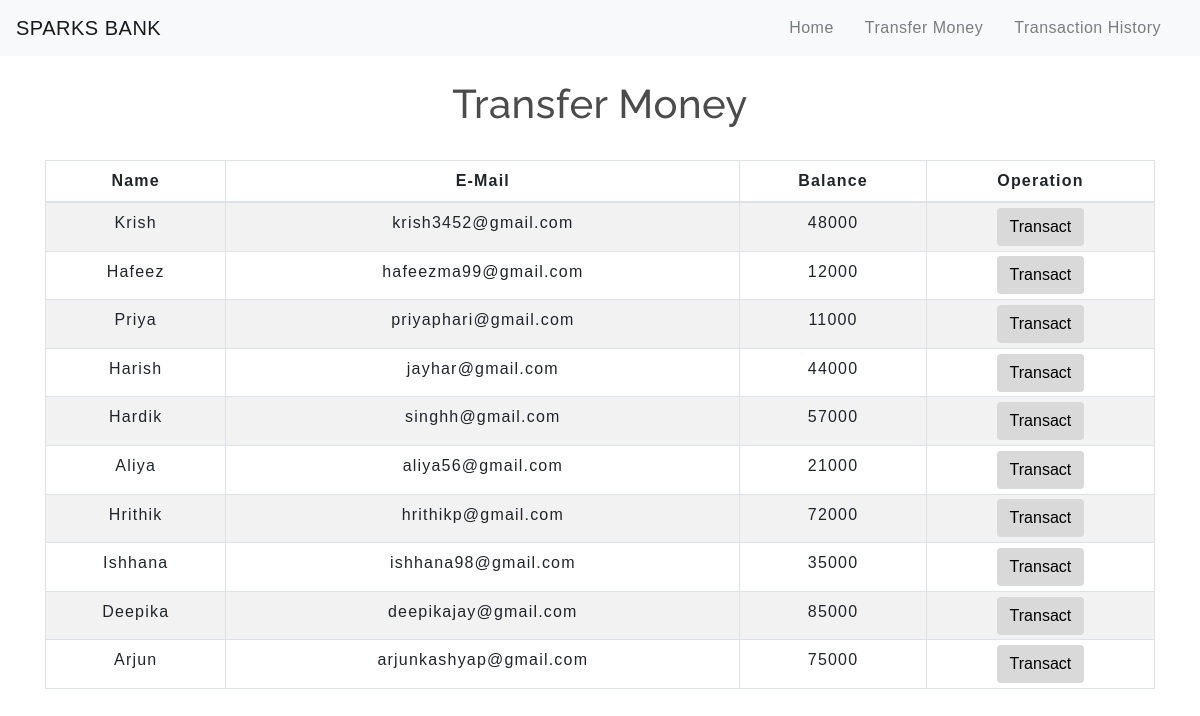
The app's page /transfermoney.php with its own data.
### tables this page shows
CREATE TABLE `users` (
  `id` int(3) NOT NULL,
  `name` text NOT NULL,
  `email` varchar(30) NOT NULL,
  `balance` int(10) NOT NULL
);

### transfermoney.php (the view, shortened to what this page needs)
<!DOCTYPE html>
<html lang="en">
<head>
    <link rel="stylesheet" href="https://maxcdn.bootstrapcdn.com/bootstrap/4.0.0/css/bootstrap.min.css">
    <link rel="stylesheet" type="text/css" href="css/table.css">
    <link rel="stylesheet" type="text/css" href="css/navbar.css">
</head>
<body>
<?php
    include 'config.php';
    $sql = "SELECT * FROM users";
    $result = mysqli_query($conn,$sql);
?>
<?php
  include 'navbar.php';
?>
<div class="container">
        <h2 class="text-center pt-4">Transfer Money</h2>
        <br>
            <div class="row">
                <div class="col">
                    <div class="table-responsive-sm">
                    <table class="table table-hover table-sm table-striped table-condensed table-bordered">
                        <thead>
                            <tr>
                            <th scope="col" class="text-center py-2">Name</th>
                            <th scope="col" class="text-center py-2">E-Mail</th>
                            <th scope="col" class="text-center py-2">Balance</th>
                            <th scope="col" class="text-center py-2">Operation</th>
                            </tr>
                        </thead>
                        <tbody>
                <?php
                    while($rows=mysqli_fetch_assoc($result)){
                ?>
                    <tr>
                        <td class="py-2"><?php echo $rows['name']?></td>
                        <td class="py-2"><?php echo $rows['email']?></td>
                        <td class="py-2"><?php echo $rows['balance']?></td>
                        <td><a href="selecteduserdetail.php?id= <?php echo $rows['id'] ;?>"> <button type="button" class="btn">Transact</button></a></td>
                    </tr>
                <?php
                    }
                ?>
                        </tbody>
                    </table>
                    </div>
                </div>
            </div>
         </div>
</body>
</html>

### navbar.php (shortened to what this page needs)
<nav class="navbar navbar-expand-md navbar-light bg-light">
<a class="navbar-brand" href="index.php">SPARKS BANK</a>
<div class="collapse navbar-collapse" id="collapsibleNavbar">
      <ul class="navbar-nav ml-auto">
        <li class="nav-item">
          <a class="nav-link" href="index.php">Home</a>
        </li>
        <li class="nav-item">
          <a class="nav-link" href="transfermoney.php">Transfer Money</a>
        </li>
        <li class="nav-item">
          <a class="nav-link" href="transactionhistory.php">Transaction History</a>
        </li>
    </div>
 </nav>

### css/table.css (style rules this page uses)
* { padding: 0; margin: 0; box-sizing: border-box; font-family: sans-serif; }
h2 { font-size: 40px; }
table { letter-spacing: 1.2px; }
td { text-align: center; }
button { border:none; background: #d9d9d9; transition: 1s; }

### css/navbar.css (style rules this page uses)
.nav-link { margin-right: 15px; color:#2F363F; letter-spacing: 0.5px; transition: 0.5s; }
.navbar-brand { color: #4C4B4B; letter-spacing: 0.5px; }
h2 { color: #4C4B4B; letter-spacing: 0.5px; font-family: raleway; }

### transfermoney.php (style rules this page uses)
button { transition: 1.5s; }

### records on screen
users: name "Krish", email "krish3452@gmail.com", balance "48000"
users: name "Hafeez", email "hafeezma99@gmail.com", balance "12000"
users: name "Priya", email "priyaphari@gmail.com", balance "11000"
users: name "Harish", email "jayhar@gmail.com", balance "44000"
users: name "Hardik", email "singhh@gmail.com", balance "57000"
users: name "Aliya", email "aliya56@gmail.com", balance "21000"
users: name "Hrithik", email "hrithikp@gmail.com", balance "72000"
users: name "Ishhana", email "ishhana98@gmail.com", balance "35000"
users: name "Deepika", email "deepikajay@gmail.com", balance "85000"
users: name "Arjun", email "arjunkashyap@gmail.com", balance "75000"
